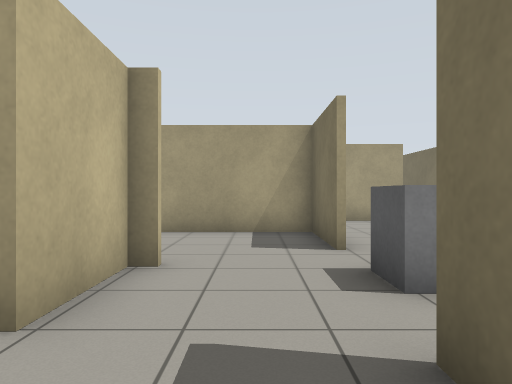
view 1 (above)

23 first-person views from a walk through a robot-simulator world made for Gazebo. The camera is 0.94 m above the floor, looks level and sees 70° across. The floor is counted in squares, 1 m on a side. Each view is taken from the middle of a square. On the plan, view 1 faces up. The plan holds only what a view shows up to about 13 squares ahead; the rest is blank.

view 2
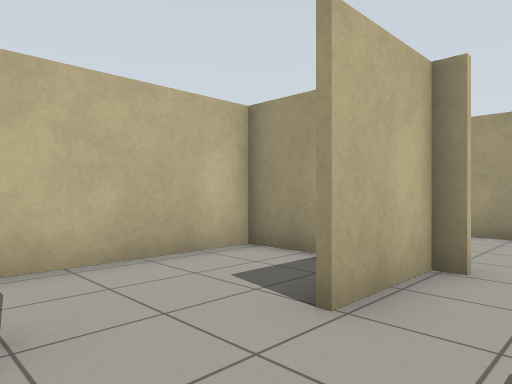

view 3
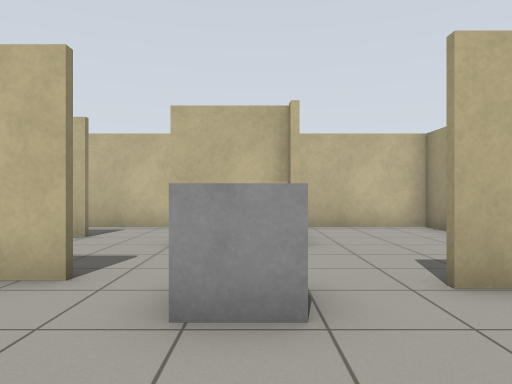

view 4
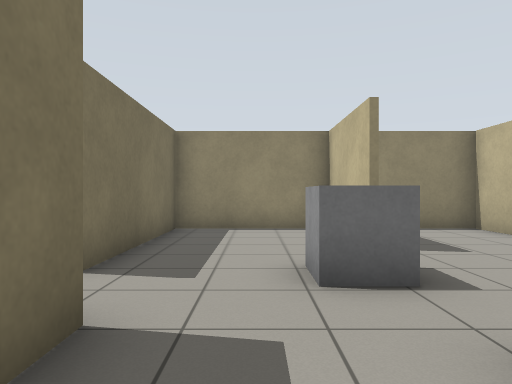

view 5
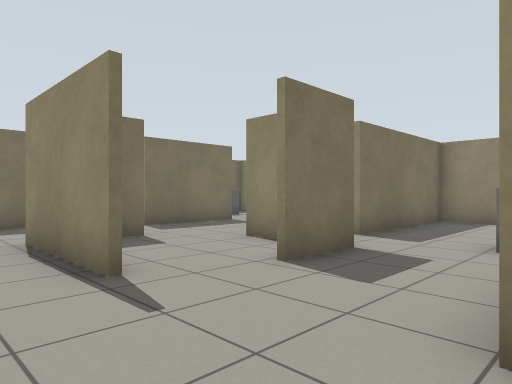

view 6
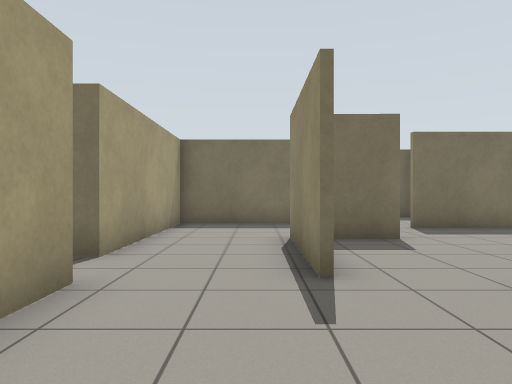

view 7
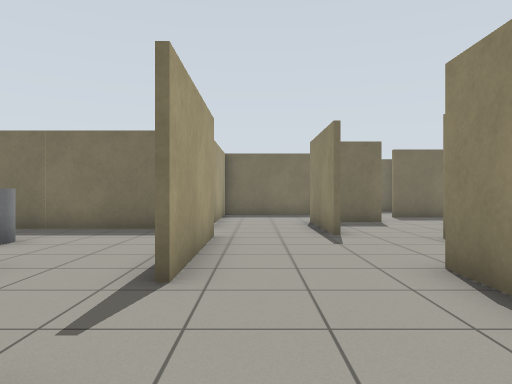

view 8
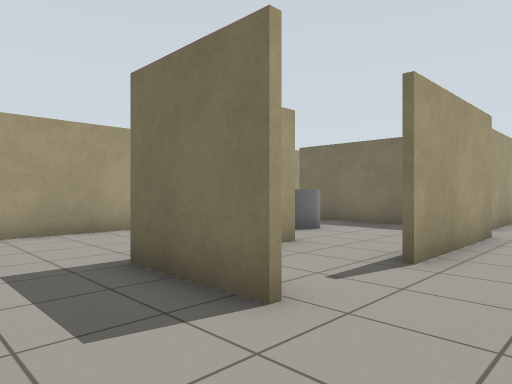

view 9
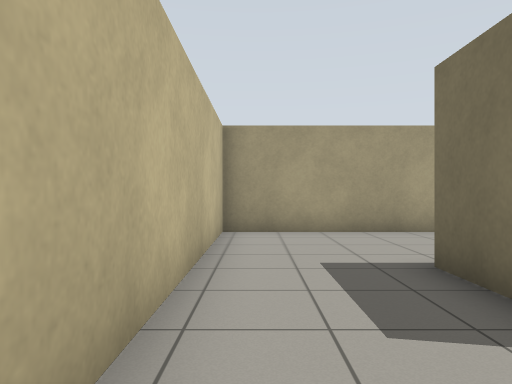

view 10
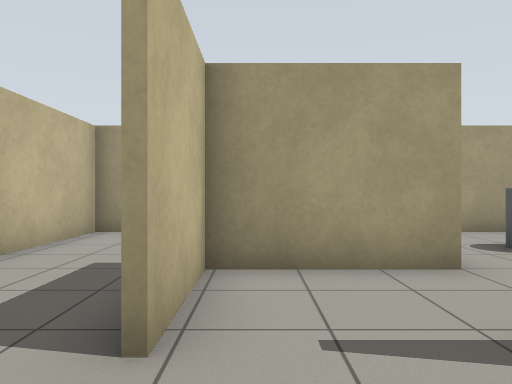

view 11
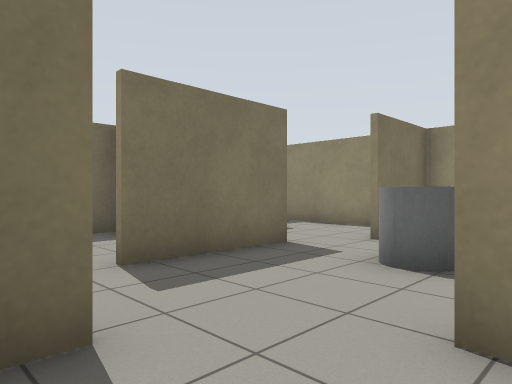

view 12
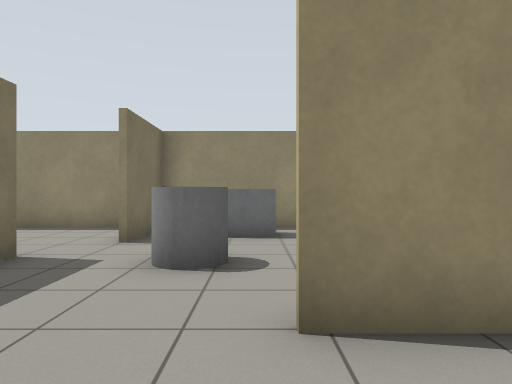

view 13
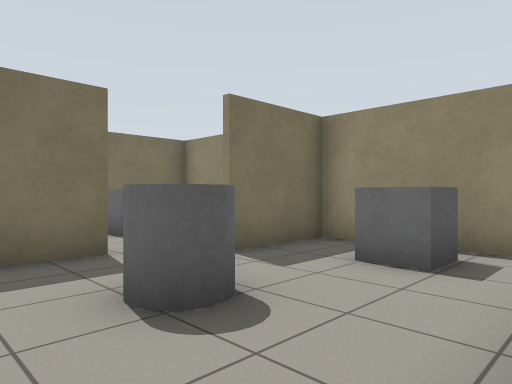

view 14
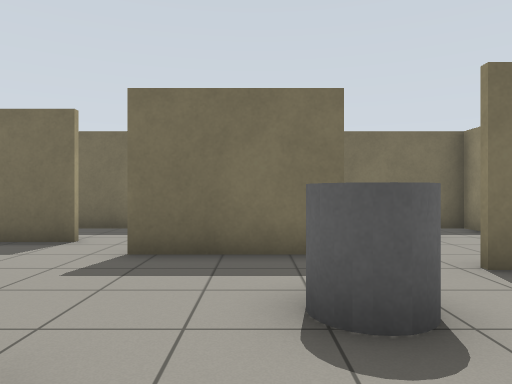

view 15
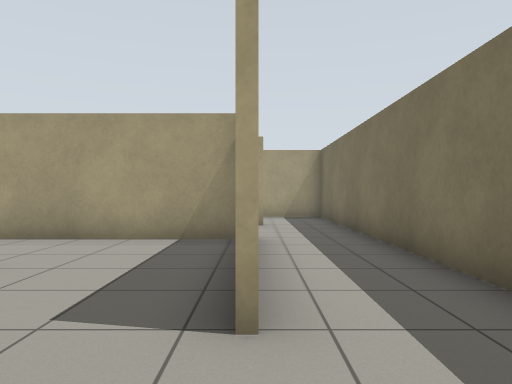

view 16
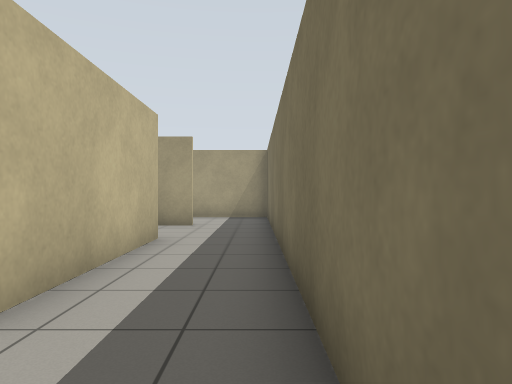

view 17
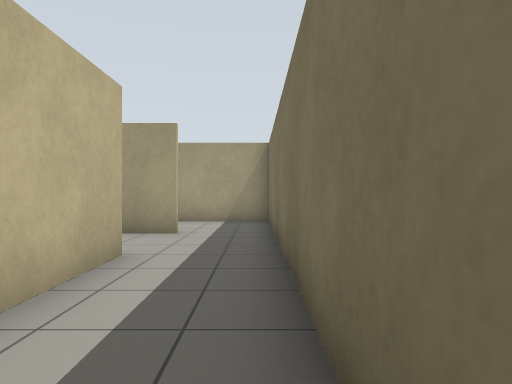

view 18
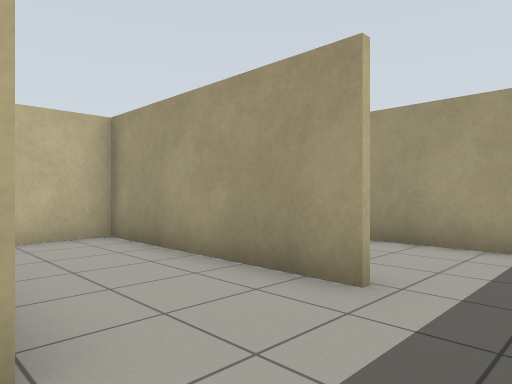

view 19
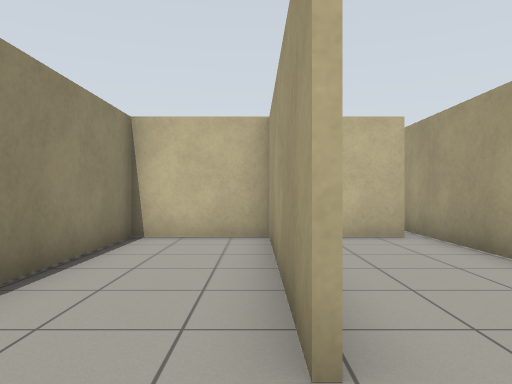

view 20
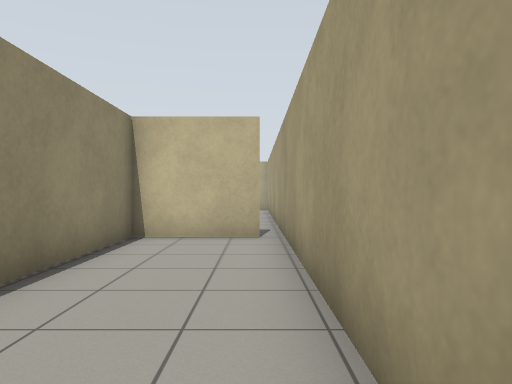

view 21
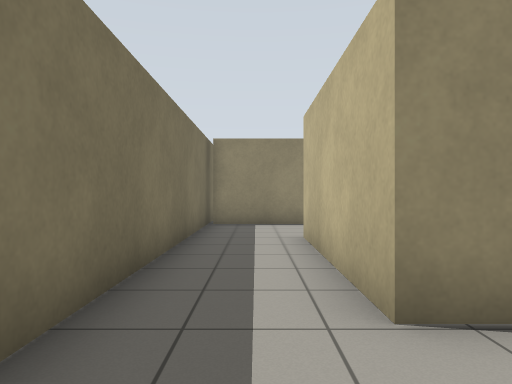

view 22
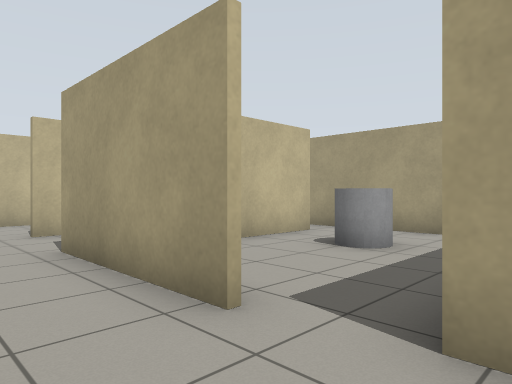

view 23
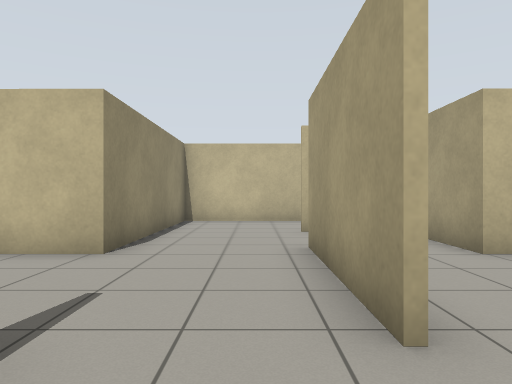

### Floor plan
Points are (right, up) in squares from view 1. A wall is a line through its corners. A room is listed if a view was taken in it or the views show most of it. See-through windows are left out.
Room 1 (views 1, 2)
walls: (1.1, 2) (1.1, -1.4) (5.1, -1.4) (5.1, 3.8); (1, 1.4) (1, 2); (-1.1, 4.6) (-1.6, 4.6) (-1.6, 2.4); (1.3, 5.9) (1.3, 8.5) (-4.9, 8.5); (-2.6, 0.5) (-2.6, -1.4) (-0.1, -1.4); (-3.3, 4.6) (-4.8, 4.6) (-4.8, -0.5); (-4.8, 9) (-4.8, 5.1)
ways out: opening at (2.5, 6.5) to room 2; opening at (5, 4.5) to room 2
objects: grey box (2, 4)
Room 2 (views 3, 4, 11, 12, 13, 14, 15, 16, 17, 18, 22, 23)
walls: (8.3, 7) (8.3, 8.5); (11.9, 7.4) (11.9, 12.3) (6.3, 12.3); (5, 9.3) (8.5, 9.3); (11.5, 4.3) (14.2, 4.3); (5.2, 5.6) (6.7, 5.6); (4.2, 5.4) (4.2, 7.3); (10.5, 2.6) (10.5, 6); (4.9, 11.9) (0.8, 11.9); (14.4, 4.1) (14.4, 14.6); (6.4, 15) (6.4, 12.4) (12, 12.4) (12, 7.5); (1.5, 8.7) (1.5, 5.9); (12.2, 15.3) (6.4, 15.3); (5.9, -1.4) (9.4, -1.4) (9.4, 1.3)
ways out: opening at (2.5, 6.5) to room 1; opening at (5, 4.5) to room 1; opening at (1, 10.5) to room 3; opening at (13.5, 15) to room 4; gap at (5, 12) to room 5; opening at (9, 2) to room 6
objects: grey box (7, 0); grey cylinder (8, 3)
Room 3 (views 5, 6, 7, 8, 9, 10)
walls: (-1.8, 12) (-1.8, 14.6); (1.5, 14.4) (-1.6, 14.4) (-1.6, 12); (1.4, 18.6) (-4.8, 18.6) (-4.8, 9); (-4.9, 8.7) (1.5, 8.7)
ways out: opening at (1, 10.5) to room 2; opening at (1, 13.5) to room 5; opening at (1, 18) to room 5
Room 4 (views 19, 20, 21)
walls: (14.4, 14.6) (14.4, 18.6) (5.9, 18.6); (6.4, 18.1) (6.4, 15); (6.4, 15.4) (10.4, 15.4)
ways out: opening at (13.5, 15) to room 2
Room 5 (no view inside)
walls: (1.5, 17.5) (1.5, 14.4); (5.9, 18.6) (1.4, 18.6); (6.3, 12.3) (6.3, 18.1)
ways out: gap at (5, 12) to room 2; opening at (1, 13.5) to room 3; opening at (1, 18) to room 3
objects: grey cylinder (3, 16) to (4, 16)
Room 6 (no view inside)
walls: (10.5, -1.4) (14.4, -1.4) (14.4, 4.1)
ways out: opening at (9, 2) to room 2
objects: grey box (13, 1)

Positions as (right, up) in squares from view 1, and headings:
1: (0, 0), facing up
2: (0, 0), facing up-left
3: (5, 4), facing left
4: (3, 8), facing down
5: (1, 11), facing down-right
6: (1, 10), facing right
7: (-3, 11), facing right
8: (-4, 10), facing up-right
9: (-4, 10), facing up
10: (-1, 10), facing up
11: (6, 8), facing down-right
12: (7, 8), facing down
13: (5, 5), facing down-right
14: (5, 4), facing right
15: (12, 5), facing up
16: (14, 5), facing up
17: (14, 7), facing up
18: (14, 12), facing up-left
19: (14, 15), facing left
20: (14, 18), facing left
21: (13, 15), facing down
22: (7, 10), facing up-left
23: (7, 11), facing left
